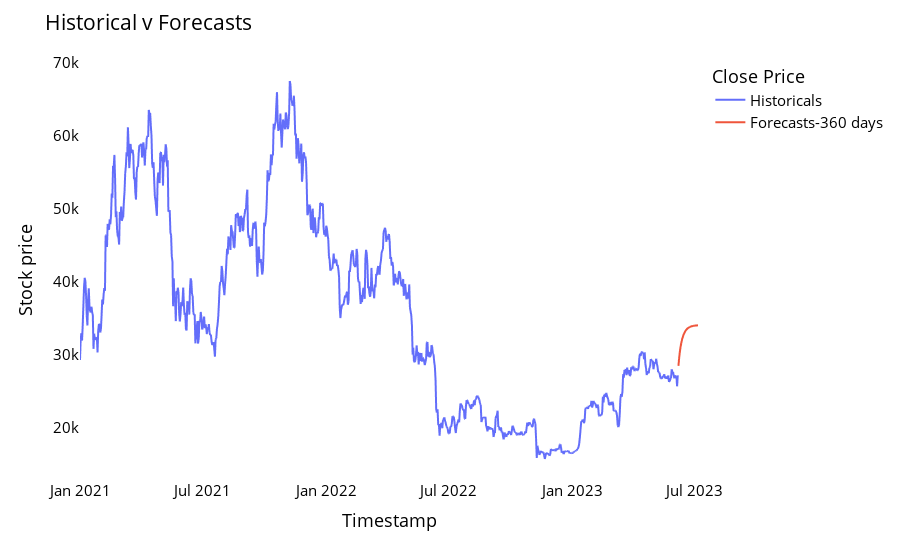

Notebook code cell kept with this figure:
### Code cell
names = cycle(['Historicals','Forecasts-360 days'])

fig = px.line(df_proj,x=df_proj.index, y=[df_proj['close'],df_proj['Predict Close']],
              labels={'value': 'Stock price','index': 'Timestamp'})
fig.update_layout(title_text='Historical v Forecasts',
                  plot_bgcolor='white', font_size=15, font_color='black',legend_title_text='Close Price')

fig.for_each_trace(lambda t:  t.update(name = next(names)))

fig.update_xaxes(showgrid=False)
fig.update_yaxes(showgrid=False)
fig.show()

### Figure 1 — Plotly figure (JSON) as saved in the notebook; plotly's stock layout.template omitted (floating-point values rounded to 4 significant figures; data arrays with more than 128 entries replaced by an {"elided": "..."} marker saying what was removed)
{"data": [{"hovertemplate": "variable=close<br>Timestamp=%{x}<br>Stock price=%{y}<extra></extra>", "legendgroup": "close", "line": {"color": "#636efa", "dash": "solid"}, "marker": {"symbol": "circle"}, "mode": "lines", "name": "Historicals", "showlegend": true, "type": "scattergl", "x": {"elided": "917 str values"}, "xaxis": "x", "y": {"elided": "917 float values"}, "yaxis": "y"}, {"hovertemplate": "variable=Predict Close<br>Timestamp=%{x}<br>Stock price=%{y}<extra></extra>", "legendgroup": "Predict Close", "line": {"color": "#EF553B", "dash": "solid"}, "marker": {"symbol": "circle"}, "mode": "lines", "name": "Forecasts-360 days", "showlegend": true, "type": "scattergl", "x": {"elided": "917 str values"}, "xaxis": "x", "y": {"elided": "917 float values"}, "yaxis": "y"}], "layout": {"autosize": true, "font": {"color": "black", "size": 15}, "legend": {"title": {"text": "Close Price"}, "tracegroupgap": 0}, "margin": {"t": 60}, "plot_bgcolor": "white", "title": {"text": "Historical v Forecasts"}, "xaxis": {"anchor": "y", "autorange": true, "domain": [0, 1], "range": ["2021-01-01", "2023-07-06"], "showgrid": false, "title": {"text": "Timestamp"}, "type": "date"}, "yaxis": {"anchor": "x", "autorange": true, "domain": [0, 1], "range": [12910.0, 70400.0], "showgrid": false, "title": {"text": "Stock price"}, "type": "linear"}}}
